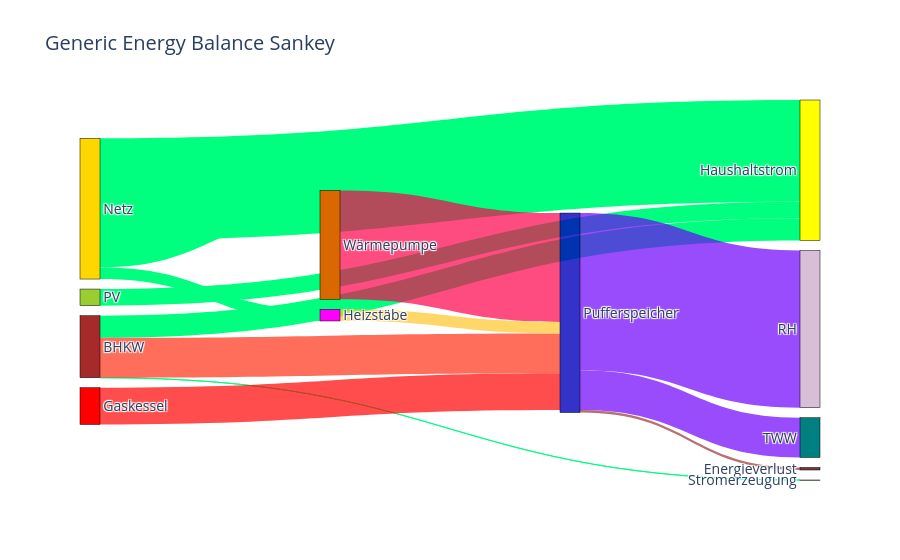

Notebook code cell kept with this figure:
### Code cell
import plotly.graph_objects as go

# --- 1. EXTRACT UNIQUE NODES ---
# We look at every connection in 'final_links' (e.g., 'PV:Haushaltstrom')
# and split them to find every unique participant.
unique_nodes = set()

for link_name in final_links.keys():
    source, target = link_name.split(':')
    unique_nodes.add(source)
    unique_nodes.add(target)

# Convert to a sorted list (so the order is fixed)
node_labels = sorted(list(unique_nodes))
print(f"Nodes found: {node_labels}")


# --- 2. ASSIGN COLORS GENERICALLY ---
# We try to use your preferred colors. If a node is new (unknown), we give it a default color.
preferred_colors = {
    'Netz': 'gold',
    'Haushaltstrom': 'yellow',
    'Wärmepumpe': 'rgba(217, 104, 0, 1)', # Orange-ish
    'Pufferspeicher': 'rgba(0, 0, 189, 0.8)', # Blue
    'Wärmelast': 'green',
    'BHKW': 'brown',
    'Stromerzeugung': 'rgba(0, 168, 0, 0.5)',
    'Pufferspeicher:Energieverlust': 'rgba(69, 0, 0, 0.76)',
    'Umwelt': 'rgba(0, 200, 150, 0.8)',
    'Gaskessel': 'red',
    'Heizstäbe': 'magenta',
    'TWW': 'teal',
    'RH': 'thistle',
    'PV': 'yellowgreen',
    'IdealHeater' : 'crimson',
    'Energieverlust': 'rgba(69, 0, 0, 0.76)'
}

# Build the color list in the exact order of 'node_labels'
node_colors = []
for node in node_labels:
    # .get() returns the specific color if found, or 'grey' if not found
    color = preferred_colors.get(node, 'lightgrey') 
    node_colors.append(color)


# --- 3. MAP LINKS TO INDICES ---
# Plotly needs numbers (0, 1, 2), not names. We look up the index of each name.
source_indices = []
target_indices = []
link_values = []
link_colors = []

for link_name, link_data in final_links.items():
    src_name, tgt_name = link_name.split(':')
    
    # Find the ID number (0, 1, 2...) for these names
    source_indices.append(node_labels.index(src_name))
    target_indices.append(node_labels.index(tgt_name))
    
    # Get the value (width) and color
    link_values.append(link_data[0])
    link_colors.append(link_data[1])


# --- 4. DRAW THE PLOT ---
fig = go.Figure(data=[go.Sankey(
    arrangement = "snap",
    valueformat = ".3s",
    valuesuffix = "Wh",
    
    # Define the Boxes (Nodes)
    node = dict(
      pad = 10,
      thickness = 20,
      line = dict(color = "black", width = 0.5),
      label = node_labels,
      color = node_colors
    ),
    
    # Define the Arrows (Links)
    link = dict(
      source = source_indices,
      target = target_indices,
      value = link_values,
      color = link_colors
    )
)])

fig.update_layout(title_text="Generic Energy Balance Sankey", font_size=14)
fig.show()

# Optional: Save
# if print_plot:
#      fig.write_html('generic_sankey.html')

### Figure 1 — Plotly figure (JSON) as saved in the notebook; plotly's stock layout.template omitted (floating-point values rounded to 4 significant figures)
{"data": [{"arrangement": "snap", "link": {"color": ["springgreen", "springgreen", "springgreen", "springgreen", "springgreen", "springgreen", "rgba(255, 49, 20, 0.7)", "rgba(255, 0, 0, 0.7)", "rgba(0, 180, 138, 0.7)", "rgba(255, 0, 75, 0.7)", "rgba(255, 197, 41, 0.7)", "rgba(109, 0, 250, 0.7)", "rgba(109, 0, 250, 0.7)", "rgba(130, 0, 3, 0.56)"], "source": [6, 0, 5, 5, 5, 0, 0, 2, 11, 12, 4, 7, 7, 7], "target": [3, 3, 3, 12, 4, 9, 7, 7, 12, 7, 7, 10, 8, 1], "value": [1108000.0, 1475000.0, 6775000.0, 1825000.0, 773500.0, 155.5, 2655000, 2450000, 0, 7257185, 758000, 2646000.0, 10470000.0, 168200.0]}, "node": {"color": ["brown", "rgba(69, 0, 0, 0.76)", "red", "yellow", "magenta", "gold", "yellowgreen", "rgba(0, 0, 189, 0.8)", "thistle", "rgba(0, 168, 0, 0.5)", "teal", "rgba(0, 200, 150, 0.8)", "rgba(217, 104, 0, 1)"], "label": ["BHKW", "Energieverlust", "Gaskessel", "Haushaltstrom", "Heizstäbe", "Netz", "PV", "Pufferspeicher", "RH", "Stromerzeugung", "TWW", "Umwelt", "Wärmepumpe"], "line": {"color": "black", "width": 0.5}, "pad": 10, "thickness": 20}, "type": "sankey", "valueformat": ".3s", "valuesuffix": "Wh"}], "layout": {"font": {"size": 14}, "title": {"text": "Generic Energy Balance Sankey"}}}
